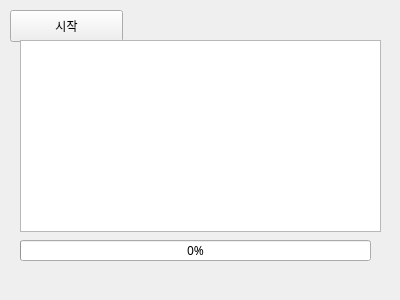
<?xml version="1.0" encoding="UTF-8"?>
<ui version="4.0">
 <class>Form</class>
 <widget class="QWidget" name="Form">
  <property name="geometry">
   <rect>
    <x>0</x>
    <y>0</y>
    <width>400</width>
    <height>300</height>
   </rect>
  </property>
  <property name="maximumSize">
   <size>
    <width>400</width>
    <height>300</height>
   </size>
  </property>
  <property name="font">
   <font>
    <family>Nanum Gothic</family>
   </font>
  </property>
  <property name="windowTitle">
   <string>Form</string>
  </property>
  <widget class="QPushButton" name="btnTrans">
   <property name="geometry">
    <rect>
     <x>10</x>
     <y>10</y>
     <width>113</width>
     <height>32</height>
    </rect>
   </property>
   <property name="text">
    <string>시작</string>
   </property>
  </widget>
  <widget class="QTextBrowser" name="txbLog">
   <property name="geometry">
    <rect>
     <x>20</x>
     <y>40</y>
     <width>361</width>
     <height>192</height>
    </rect>
   </property>
  </widget>
  <widget class="QProgressBar" name="pgbTask">
   <property name="geometry">
    <rect>
     <x>20</x>
     <y>240</y>
     <width>351</width>
     <height>21</height>
    </rect>
   </property>
   <property name="value">
    <number>0</number>
   </property>
  </widget>
 </widget>
 <resources/>
 <connections/>
</ui>
